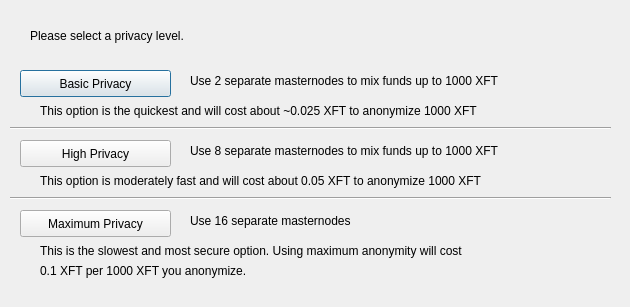
<?xml version="1.0" encoding="UTF-8"?>
<ui version="4.0">
 <class>DarksendConfig</class>
 <widget class="QDialog" name="DarksendConfig">
  <property name="geometry">
   <rect>
    <x>0</x>
    <y>0</y>
    <width>630</width>
    <height>307</height>
   </rect>
  </property>
  <property name="windowTitle">
   <string>Configure Darksend</string>
  </property>
  <widget class="QPushButton" name="buttonBasic">
   <property name="geometry">
    <rect>
     <x>20</x>
     <y>70</y>
     <width>151</width>
     <height>27</height>
    </rect>
   </property>
   <property name="text">
    <string>Basic Privacy</string>
   </property>
  </widget>
  <widget class="QPushButton" name="buttonHigh">
   <property name="geometry">
    <rect>
     <x>20</x>
     <y>140</y>
     <width>151</width>
     <height>27</height>
    </rect>
   </property>
   <property name="text">
    <string>High Privacy</string>
   </property>
  </widget>
  <widget class="QPushButton" name="buttonMax">
   <property name="geometry">
    <rect>
     <x>20</x>
     <y>210</y>
     <width>151</width>
     <height>27</height>
    </rect>
   </property>
   <property name="text">
    <string>Maximum Privacy</string>
   </property>
  </widget>
  <widget class="QLabel" name="label">
   <property name="geometry">
    <rect>
     <x>30</x>
     <y>20</y>
     <width>571</width>
     <height>31</height>
    </rect>
   </property>
   <property name="text">
    <string>Please select a privacy level.</string>
   </property>
  </widget>
  <widget class="QLabel" name="label_2">
   <property name="geometry">
    <rect>
     <x>190</x>
     <y>70</y>
     <width>421</width>
     <height>21</height>
    </rect>
   </property>
   <property name="text">
    <string>Use 2 separate masternodes to mix funds up to 1000 XFT</string>
   </property>
  </widget>
  <widget class="QLabel" name="label_3">
   <property name="geometry">
    <rect>
     <x>190</x>
     <y>140</y>
     <width>411</width>
     <height>21</height>
    </rect>
   </property>
   <property name="text">
    <string>Use 8 separate masternodes to mix funds up to 1000 XFT</string>
   </property>
  </widget>
  <widget class="QLabel" name="label_4">
   <property name="geometry">
    <rect>
     <x>190</x>
     <y>210</y>
     <width>421</width>
     <height>21</height>
    </rect>
   </property>
   <property name="text">
    <string>Use 16 separate masternodes</string>
   </property>
  </widget>
  <widget class="QLabel" name="label_6">
   <property name="geometry">
    <rect>
     <x>40</x>
     <y>100</y>
     <width>561</width>
     <height>21</height>
    </rect>
   </property>
   <property name="text">
    <string>This option is the quickest and will cost about ~0.025 XFT to anonymize 1000 XFT</string>
   </property>
  </widget>
  <widget class="QLabel" name="label_7">
   <property name="geometry">
    <rect>
     <x>40</x>
     <y>170</y>
     <width>561</width>
     <height>21</height>
    </rect>
   </property>
   <property name="text">
    <string>This option is moderately fast and will cost about 0.05 XFT to anonymize 1000 XFT</string>
   </property>
  </widget>
  <widget class="QLabel" name="label_8">
   <property name="geometry">
    <rect>
     <x>40</x>
     <y>240</y>
     <width>561</width>
     <height>21</height>
    </rect>
   </property>
   <property name="text">
    <string>This is the slowest and most secure option. Using maximum anonymity will cost</string>
   </property>
  </widget>
  <widget class="QLabel" name="label_9">
   <property name="geometry">
    <rect>
     <x>40</x>
     <y>260</y>
     <width>561</width>
     <height>21</height>
    </rect>
   </property>
   <property name="text">
    <string>0.1 XFT per 1000 XFT you anonymize.</string>
   </property>
  </widget>
  <widget class="Line" name="line">
   <property name="geometry">
    <rect>
     <x>10</x>
     <y>120</y>
     <width>601</width>
     <height>16</height>
    </rect>
   </property>
   <property name="orientation">
    <enum>Qt::Horizontal</enum>
   </property>
  </widget>
  <widget class="Line" name="line_2">
   <property name="geometry">
    <rect>
     <x>10</x>
     <y>190</y>
     <width>601</width>
     <height>16</height>
    </rect>
   </property>
   <property name="orientation">
    <enum>Qt::Horizontal</enum>
   </property>
  </widget>
 </widget>
 <resources/>
 <connections/>
</ui>
